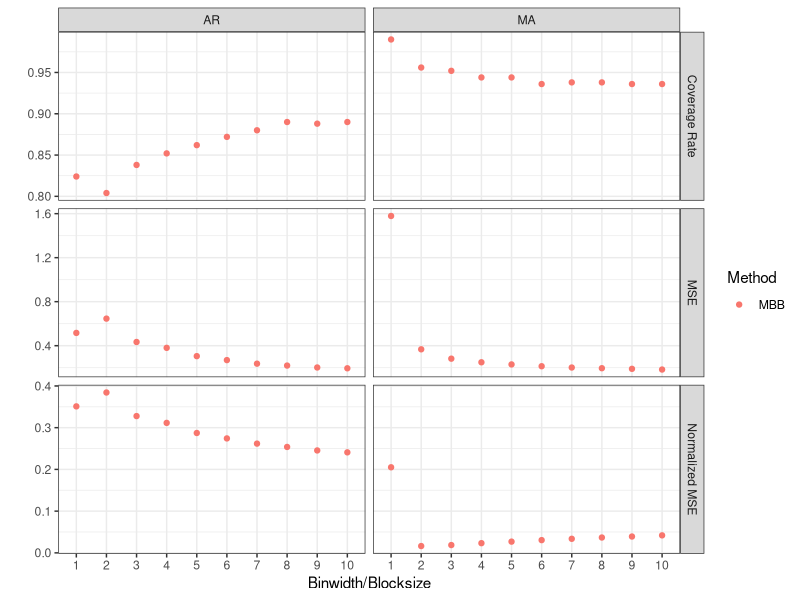
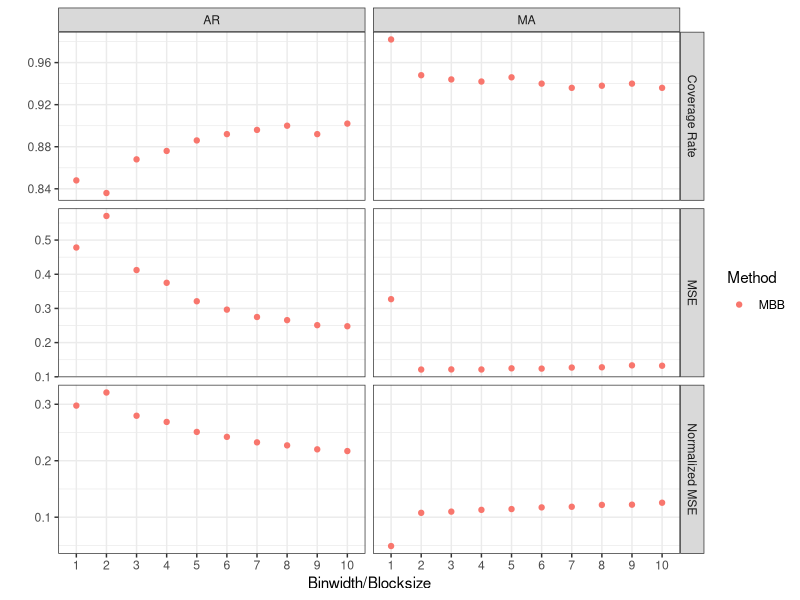

Source code (R) for these figures, in order: (Note: this script raises an error after producing the figures.)
## STAT 651 FINAL PROJECT - DEPENDENT RANDOM WEIGHTING
## Code for computing Monte Carlo approximation to the 
## variance of the mean and median of the MA and the AR
## time series (with no missing observations)

# Load libraries 
library(tidyverse)
library(ggplot2)

## -----------------------------------------------------------------
## Data Steps for Simulation Data
## -----------------------------------------------------------------

# Read in data frames with results from simulations
resARmbb <- read.csv("./data/resARmbb.csv")
resMAmbb <- read.csv("./data/resMAmbb.csv")

# Add columns for resampling method and data type in resARmbb
resARmbb <- resARmbb %>%
  mutate(method = rep("MBB", length(blocksize)),
         datatype = rep("AR", length(blocksize))) %>%
  select(method, datatype, 1:7)

# Add columns for resampling method and data type in resMAmbb
resMAmbb <- resMAmbb %>%
  mutate(method = rep("MBB", length(blocksize)),
         datatype = rep("MA", length(blocksize))) %>%
  select(method, datatype, 1:7)

# Join the AR and MA mbb results
joinedres <- rbind(resARmbb, resMAmbb) %>%
  rename(blocksize_binwidth = blocksize)

# Create a separate data frame with mean results
meanres <- joinedres %>%
  select(-coverage_median, - MSE_median, -norm_MSE_median) %>%
  rename(coverage = coverage_mean, MSE = MSE_mean, norm_MSE = norm_MSE_mean) %>%
  gather("statistic", "mean_value", 4:6)

# Create a separate data frame with median results
medianres <- joinedres %>%
  select(-coverage_mean, - MSE_mean, -norm_MSE_mean) %>%
  rename(coverage = coverage_median, MSE = MSE_median, norm_MSE = norm_MSE_median) %>%
  gather("statistic", "median_value", 4:6)

# Join the mean and median results in a dataframe for plotting
full_res <- full_join(meanres, medianres, 
                      by = c("method", "datatype", "blocksize_binwidth", "statistic"))

# Turn the variable "statistic" into a factor
full_res$statistic <- factor(full_res$statistic)

# Change label names for the variable "statistic"
levels(full_res$statistic) <- c("Coverage Rate", "MSE", "Normalized MSE")

## -----------------------------------------------------------------
## Plots of Simulation Results
## -----------------------------------------------------------------

# Plots of the mean results
ggplot(full_res, aes(x = factor(blocksize_binwidth), y = mean_value)) + 
  geom_point(aes(color = method)) + 
  facet_grid(statistic ~ datatype, scale = "free_y") + 
  theme_bw() + 
  labs(x = "Binwidth/Blocksize", y = "", color = "Method")

# Plots of the median results
ggplot(full_res, aes(x = factor(blocksize_binwidth), y = median_value)) + 
  geom_point(aes(color = method)) + 
  facet_grid(statistic ~ datatype, scale = "free_y") + 
  theme_bw() + 
  labs(x = "Binwidth/Blocksize", y = "", color = "Method")

## -----------------------------------------------------------------
## Plots of Empirical Distributions
## -----------------------------------------------------------------

# Plots
t<-seq(-5,5,.01)
dis.mmb<-t
for(i in 1:length(t)){
  dis.mmb[i]<- length(med[med<= t[i]])/1000}
plot(t,dis.mmb,lty=3,lwd=2)